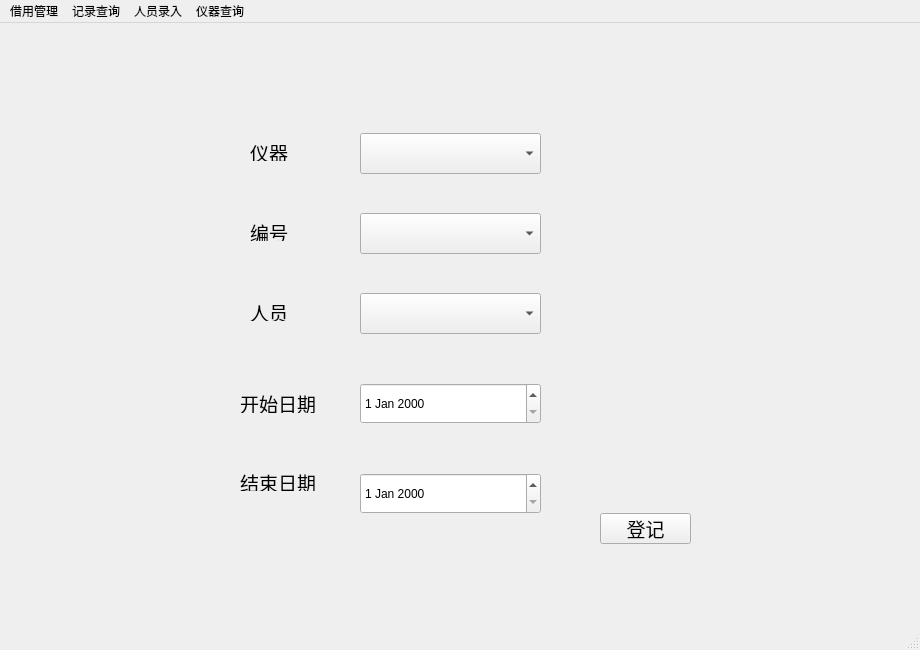
<?xml version="1.0" encoding="UTF-8"?>
<ui version="4.0">
 <class>MainWindow</class>
 <widget class="QMainWindow" name="MainWindow">
  <property name="geometry">
   <rect>
    <x>0</x>
    <y>0</y>
    <width>920</width>
    <height>650</height>
   </rect>
  </property>
  <property name="windowTitle">
   <string>台账小工具</string>
  </property>
  <property name="unifiedTitleAndToolBarOnMac">
   <bool>false</bool>
  </property>
  <widget class="QWidget" name="centralwidget">
   <widget class="QStackedWidget" name="stackedWidget">
    <property name="geometry">
     <rect>
      <x>10</x>
      <y>10</y>
      <width>1001</width>
      <height>624</height>
     </rect>
    </property>
    <property name="currentIndex">
     <number>0</number>
    </property>
    <widget class="QWidget" name="borrowPage">
     <widget class="QComboBox" name="ptypeselect">
      <property name="geometry">
       <rect>
        <x>350</x>
        <y>100</y>
        <width>181</width>
        <height>41</height>
       </rect>
      </property>
     </widget>
     <widget class="QComboBox" name="pidselect">
      <property name="geometry">
       <rect>
        <x>350</x>
        <y>180</y>
        <width>181</width>
        <height>41</height>
       </rect>
      </property>
     </widget>
     <widget class="QLabel" name="label">
      <property name="geometry">
       <rect>
        <x>240</x>
        <y>110</y>
        <width>58</width>
        <height>18</height>
       </rect>
      </property>
      <property name="font">
       <font>
        <pointsize>14</pointsize>
       </font>
      </property>
      <property name="text">
       <string>仪器</string>
      </property>
     </widget>
     <widget class="QLabel" name="label_2">
      <property name="geometry">
       <rect>
        <x>240</x>
        <y>190</y>
        <width>58</width>
        <height>18</height>
       </rect>
      </property>
      <property name="font">
       <font>
        <pointsize>14</pointsize>
       </font>
      </property>
      <property name="text">
       <string>编号</string>
      </property>
     </widget>
     <widget class="QLabel" name="label_3">
      <property name="geometry">
       <rect>
        <x>240</x>
        <y>270</y>
        <width>58</width>
        <height>18</height>
       </rect>
      </property>
      <property name="font">
       <font>
        <pointsize>14</pointsize>
       </font>
      </property>
      <property name="text">
       <string>人员</string>
      </property>
     </widget>
     <widget class="QComboBox" name="userselect">
      <property name="geometry">
       <rect>
        <x>350</x>
        <y>260</y>
        <width>181</width>
        <height>41</height>
       </rect>
      </property>
     </widget>
     <widget class="QPushButton" name="saveborrow">
      <property name="geometry">
       <rect>
        <x>590</x>
        <y>480</y>
        <width>91</width>
        <height>31</height>
       </rect>
      </property>
      <property name="font">
       <font>
        <pointsize>14</pointsize>
       </font>
      </property>
      <property name="text">
       <string>登记</string>
      </property>
     </widget>
     <widget class="QLabel" name="label_13">
      <property name="geometry">
       <rect>
        <x>230</x>
        <y>360</y>
        <width>81</width>
        <height>20</height>
       </rect>
      </property>
      <property name="font">
       <font>
        <pointsize>14</pointsize>
       </font>
      </property>
      <property name="text">
       <string>开始日期</string>
      </property>
     </widget>
     <widget class="QLabel" name="label_14">
      <property name="geometry">
       <rect>
        <x>230</x>
        <y>440</y>
        <width>81</width>
        <height>18</height>
       </rect>
      </property>
      <property name="font">
       <font>
        <pointsize>14</pointsize>
       </font>
      </property>
      <property name="text">
       <string>结束日期</string>
      </property>
     </widget>
     <widget class="QDateEdit" name="dateEdit_2">
      <property name="geometry">
       <rect>
        <x>350</x>
        <y>350</y>
        <width>181</width>
        <height>41</height>
       </rect>
      </property>
     </widget>
     <widget class="QDateEdit" name="dateEdit_3">
      <property name="geometry">
       <rect>
        <x>350</x>
        <y>440</y>
        <width>181</width>
        <height>41</height>
       </rect>
      </property>
     </widget>
    </widget>
    <widget class="QWidget" name="userPage">
     <widget class="QLabel" name="label_7">
      <property name="geometry">
       <rect>
        <x>450</x>
        <y>170</y>
        <width>58</width>
        <height>18</height>
       </rect>
      </property>
      <property name="text">
       <string>名字</string>
      </property>
     </widget>
     <widget class="QLineEdit" name="lineEdit">
      <property name="geometry">
       <rect>
        <x>510</x>
        <y>170</y>
        <width>113</width>
        <height>26</height>
       </rect>
      </property>
     </widget>
     <widget class="QPushButton" name="pushButton_2">
      <property name="geometry">
       <rect>
        <x>540</x>
        <y>230</y>
        <width>80</width>
        <height>26</height>
       </rect>
      </property>
      <property name="text">
       <string>新增</string>
      </property>
     </widget>
     <widget class="QListView" name="listView">
      <property name="geometry">
       <rect>
        <x>90</x>
        <y>80</y>
        <width>281</width>
        <height>411</height>
       </rect>
      </property>
     </widget>
     <widget class="QLabel" name="label_8">
      <property name="geometry">
       <rect>
        <x>90</x>
        <y>40</y>
        <width>58</width>
        <height>18</height>
       </rect>
      </property>
      <property name="text">
       <string>人员列表</string>
      </property>
     </widget>
    </widget>
    <widget class="QWidget" name="recordPage">
     <widget class="QLabel" name="label_4">
      <property name="geometry">
       <rect>
        <x>30</x>
        <y>80</y>
        <width>58</width>
        <height>18</height>
       </rect>
      </property>
      <property name="font">
       <font>
        <pointsize>14</pointsize>
       </font>
      </property>
      <property name="text">
       <string>日期</string>
      </property>
     </widget>
     <widget class="QLabel" name="label_5">
      <property name="geometry">
       <rect>
        <x>270</x>
        <y>80</y>
        <width>58</width>
        <height>18</height>
       </rect>
      </property>
      <property name="font">
       <font>
        <pointsize>14</pointsize>
       </font>
      </property>
      <property name="text">
       <string>人员</string>
      </property>
     </widget>
     <widget class="QLabel" name="label_6">
      <property name="geometry">
       <rect>
        <x>470</x>
        <y>80</y>
        <width>58</width>
        <height>18</height>
       </rect>
      </property>
      <property name="font">
       <font>
        <pointsize>14</pointsize>
       </font>
      </property>
      <property name="text">
       <string>仪器</string>
      </property>
     </widget>
     <widget class="QDateEdit" name="dateEdit">
      <property name="geometry">
       <rect>
        <x>110</x>
        <y>70</y>
        <width>131</width>
        <height>41</height>
       </rect>
      </property>
      <property name="font">
       <font>
        <pointsize>14</pointsize>
       </font>
      </property>
      <property name="currentSection">
       <enum>QDateTimeEdit::YearSection</enum>
      </property>
      <property name="displayFormat">
       <string>yyyy-MM-dd</string>
      </property>
      <property name="calendarPopup">
       <bool>false</bool>
      </property>
      <property name="date">
       <date>
        <year>2023</year>
        <month>8</month>
        <day>1</day>
       </date>
      </property>
     </widget>
     <widget class="QComboBox" name="comboBox">
      <property name="geometry">
       <rect>
        <x>330</x>
        <y>70</y>
        <width>121</width>
        <height>41</height>
       </rect>
      </property>
      <property name="font">
       <font>
        <pointsize>14</pointsize>
       </font>
      </property>
     </widget>
     <widget class="QComboBox" name="comboBox_2">
      <property name="geometry">
       <rect>
        <x>540</x>
        <y>70</y>
        <width>131</width>
        <height>41</height>
       </rect>
      </property>
      <property name="font">
       <font>
        <pointsize>14</pointsize>
       </font>
      </property>
     </widget>
     <widget class="QPushButton" name="pushButton">
      <property name="geometry">
       <rect>
        <x>710</x>
        <y>70</y>
        <width>91</width>
        <height>41</height>
       </rect>
      </property>
      <property name="font">
       <font>
        <pointsize>14</pointsize>
       </font>
      </property>
      <property name="text">
       <string>查询</string>
      </property>
     </widget>
     <widget class="QTableView" name="tableView">
      <property name="geometry">
       <rect>
        <x>20</x>
        <y>130</y>
        <width>861</width>
        <height>461</height>
       </rect>
      </property>
     </widget>
    </widget>
    <widget class="QWidget" name="produpage">
     <widget class="QListView" name="listView_2">
      <property name="geometry">
       <rect>
        <x>70</x>
        <y>50</y>
        <width>281</width>
        <height>531</height>
       </rect>
      </property>
     </widget>
     <widget class="QLabel" name="label_9">
      <property name="geometry">
       <rect>
        <x>80</x>
        <y>20</y>
        <width>58</width>
        <height>18</height>
       </rect>
      </property>
      <property name="text">
       <string>仪器列表</string>
      </property>
     </widget>
     <widget class="QLabel" name="label_10">
      <property name="geometry">
       <rect>
        <x>480</x>
        <y>160</y>
        <width>58</width>
        <height>18</height>
       </rect>
      </property>
      <property name="text">
       <string>仪器规格</string>
      </property>
     </widget>
     <widget class="QLabel" name="label_11">
      <property name="geometry">
       <rect>
        <x>480</x>
        <y>210</y>
        <width>58</width>
        <height>18</height>
       </rect>
      </property>
      <property name="text">
       <string>仪器编号</string>
      </property>
     </widget>
     <widget class="QLabel" name="label_12">
      <property name="geometry">
       <rect>
        <x>480</x>
        <y>100</y>
        <width>58</width>
        <height>18</height>
       </rect>
      </property>
      <property name="text">
       <string>仪器名称</string>
      </property>
     </widget>
     <widget class="QPushButton" name="pushButton_3">
      <property name="geometry">
       <rect>
        <x>640</x>
        <y>290</y>
        <width>91</width>
        <height>31</height>
       </rect>
      </property>
      <property name="text">
       <string>新增</string>
      </property>
     </widget>
     <widget class="QLineEdit" name="lineEdit_2">
      <property name="geometry">
       <rect>
        <x>560</x>
        <y>90</y>
        <width>161</width>
        <height>31</height>
       </rect>
      </property>
     </widget>
     <widget class="QLineEdit" name="lineEdit_3">
      <property name="geometry">
       <rect>
        <x>560</x>
        <y>150</y>
        <width>161</width>
        <height>31</height>
       </rect>
      </property>
     </widget>
     <widget class="QLineEdit" name="lineEdit_4">
      <property name="geometry">
       <rect>
        <x>560</x>
        <y>210</y>
        <width>161</width>
        <height>31</height>
       </rect>
      </property>
     </widget>
    </widget>
   </widget>
  </widget>
  <widget class="QStatusBar" name="statusbar"/>
  <widget class="QMenuBar" name="menubar">
   <property name="geometry">
    <rect>
     <x>0</x>
     <y>0</y>
     <width>920</width>
     <height>24</height>
    </rect>
   </property>
   <widget class="QMenu" name="borrowMenu">
    <property name="title">
     <string>借用管理</string>
    </property>
   </widget>
   <widget class="QMenu" name="recordMenu">
    <property name="title">
     <string>记录查询</string>
    </property>
   </widget>
   <widget class="QMenu" name="userMenu">
    <property name="title">
     <string>人员录入</string>
    </property>
   </widget>
   <widget class="QMenu" name="productMenu">
    <property name="title">
     <string>仪器查询</string>
    </property>
   </widget>
   <addaction name="borrowMenu"/>
   <addaction name="recordMenu"/>
   <addaction name="userMenu"/>
   <addaction name="productMenu"/>
  </widget>
 </widget>
 <resources/>
 <connections/>
</ui>
